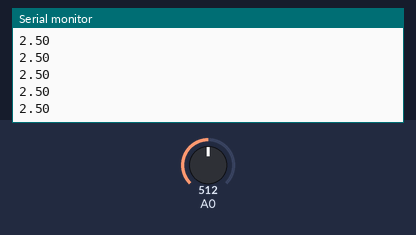
Bench run of a sketch on a simulated Arduino Uno, built with avr-gcc and run on an emulated ATmega328P. Shown: the last lines printed to the serial monitor. The test bench sets the inputs (shaded band); at power-on: A0 = 512.

Above: at 1.2 s.
1.3 s: A0 set to 716
At 2.0 s:
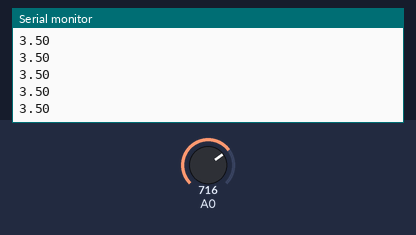
2.8 s: A0 set to 900
At 3.6 s:
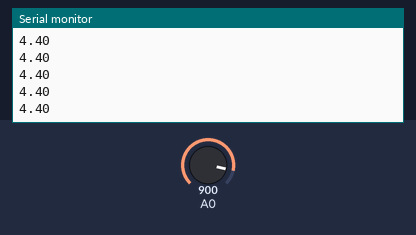
Timing chart, 0 to 5.3 s (numbered marks = the images above; inputs shaded):
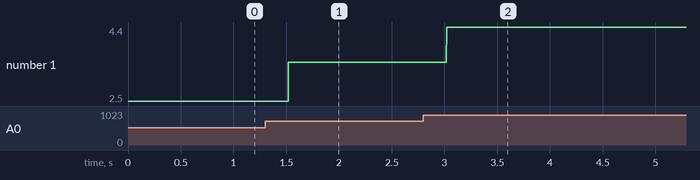

Measured:
- after the input at 1.3 s, the serial monitor: prints a new line after 0.22 s (image 1)
- after the input at 2.8 s, the serial monitor: prints a new line after 0.22 s (image 2)
- plotted number 1: 2.5 → 3.5 after the input at 1.3 s, 3.5 → 4.4 after the input at 2.8 s

The sketch:

current.ino
```cpp
#include "MedianFilterLib2.h"
MedianFilter2<float> medianFilter2(200);


void setup()
{
    Serial.begin(115200);
    while(!Serial)  delay(10);
    Serial.println(F("Serial Link established."));

    pinMode(1, OUTPUT);
    digitalWrite(1, HIGH);
}

void loop()
{
    float voltageIn = analogRead(A0) * (5.0/1023.0);
    float median = medianFilter2.AddValue(voltageIn);

    //Serial.print(voltageIn);
    //Serial.print(F(","));
    Serial.println(median);
}
```
